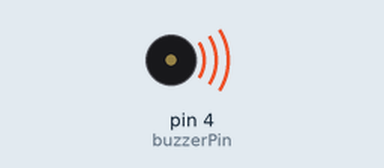
Recording of a sketch running on a simulated Arduino Uno, built with avr-gcc and run on an emulated ATmega328P. Shown: buzzer (waves = sounding, pin HIGH).

Above: at 0.5 s.
Timing chart, 0 to 4.6 s (numbered marks = the images above):
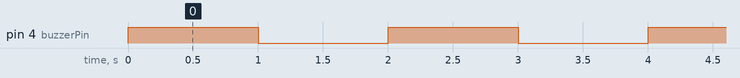

The sketch:

Buzzer.ino
```cpp
const int buzzerPin = 4; // Example: Use GPIO4 for the buzzer

void setup() {
  pinMode(buzzerPin, OUTPUT);
}

void loop() {
  digitalWrite(buzzerPin, HIGH); // Turn buzzer on
  delay(1000); // Beep for 1 second
  digitalWrite(buzzerPin, LOW); // Turn buzzer off
  delay(1000); // Pause for 1 second
}
```

Measured:
- by itself, pin 4 (buzzerPin): alternates HIGH for 1.0 s and LOW for 1.0 s
